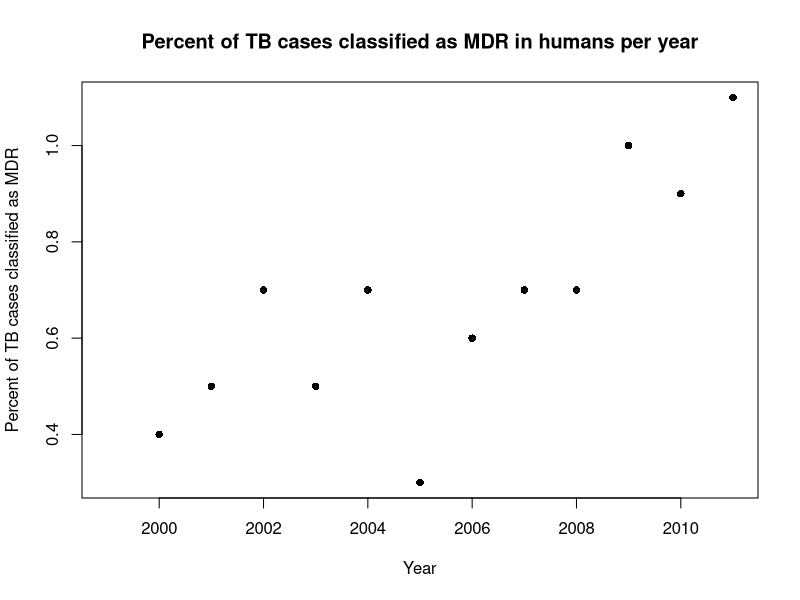
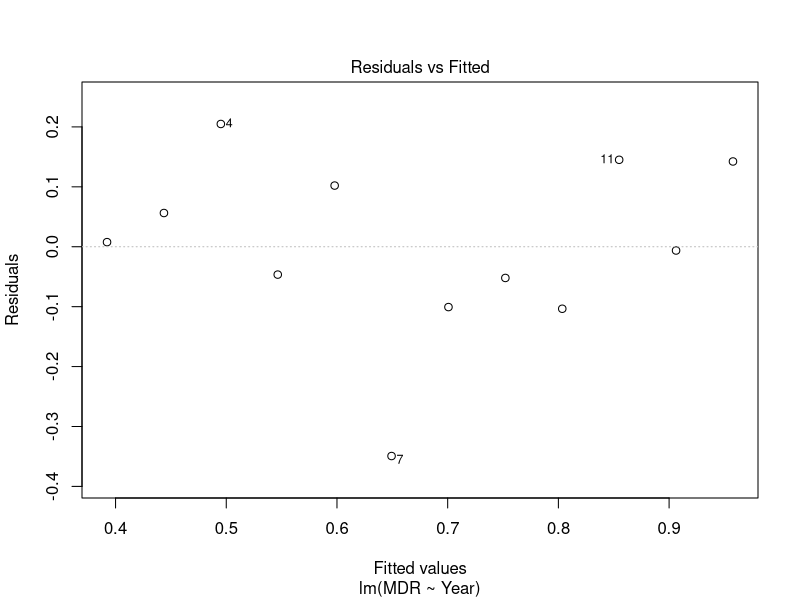
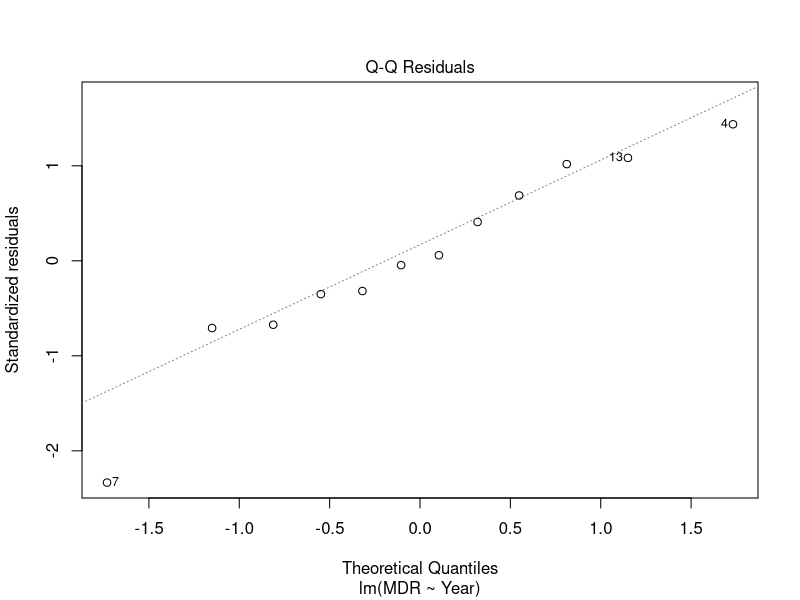
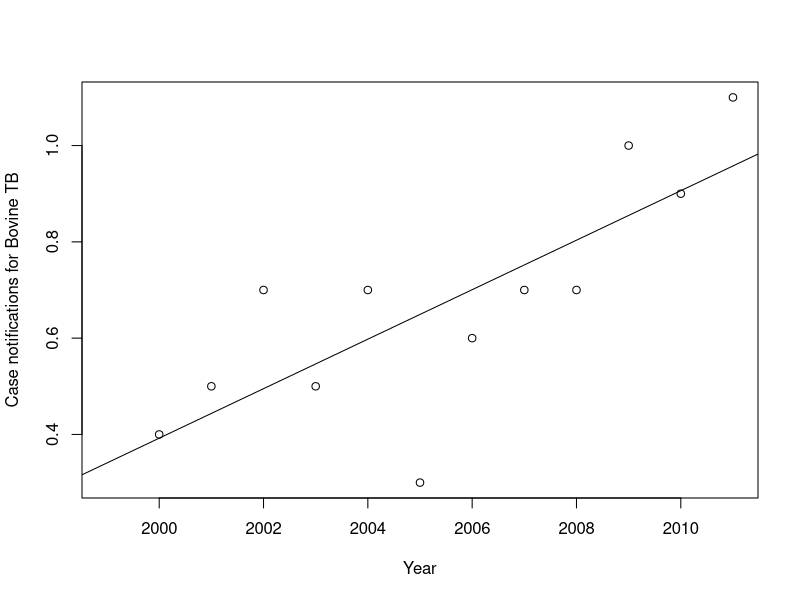

Write the R code that produced these figures, in order.
# Step 0. Load libraries and functions ------------------------------------
library(stats)
library(graphics)

# Step 1. Load data -------------------------------------------------------
dataset <- read.csv("data/TB_data.csv")
attach(dataset)

# Step 2. Make a basic exploratory analysis
dim(dataset)
summary(dataset)
head(dataset)

# Step 3. Make plots
plot(x = Year, y = MDR, 
     pch = 16, xlab = "Year", 
     ylab = "Percent of TB cases classified as MDR",
     main = "Percent of TB cases classified as MDR in humans per year")

# Step 4. Create a linear model for MDR data and summarise
MDR_model <- lm(MDR ~ Year)
summary(MDR_model)

# 4.1 When fitting any other sort of model, use ANOVA
anova(MDR_model)

# Step 5. Plot residuals vs fitted and qq-plot
plot(MDR_model, which = 1:2, add.smooth = FALSE)

# Step 6. Plot fitted line
plot(x = Year, y = MDR, 
     xlab = "Year", ylab = "Case notifications for Bovine TB")

abline(MDR_model)

# Step 7. Calculate confidence intervals
confint(MDR_model)

# Step 7. Predict values for next three years
newdata <- data.frame(Year = 2013:2015)

predict(MDR_model, newdata, interval = "prediction")
